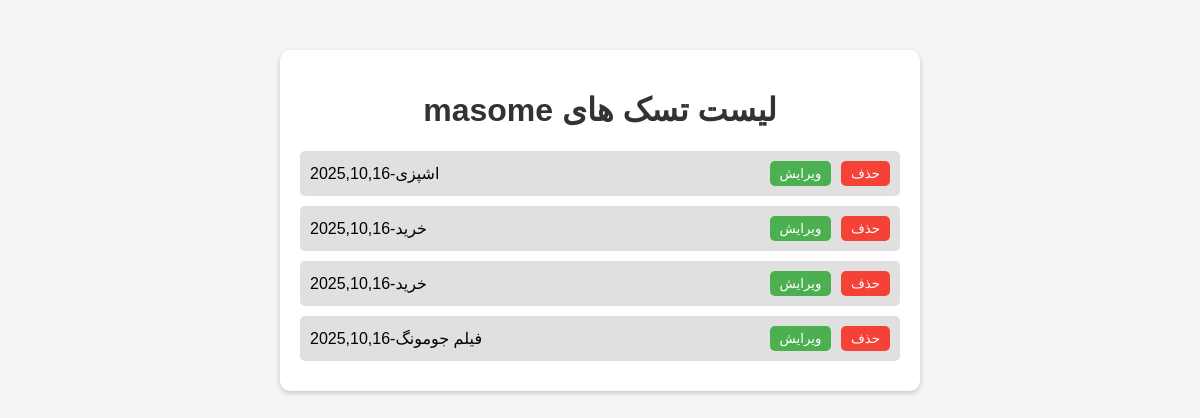
The page /display_task/ (signed in) on the database as committed earlier.
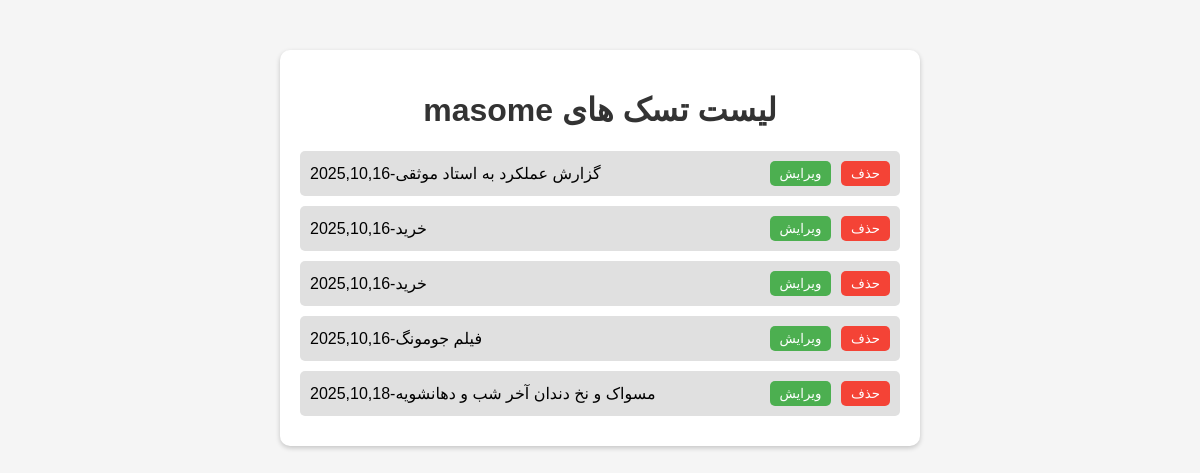
The same page on the database as committed later.
### task_app/models.py (models this page shows)
class Task(models.Model):
    user=models.ForeignKey(User,on_delete=models.CASCADE,blank=True,null=True)
    task_name=models.CharField(max_length=50)
    created=models.DateField(auto_now_add=True)
    def __str__(self):
        return f"{self.task_name}"

### task_app/views.py (the view)
# urls.py: path("display_task/",views.displayTask,name="display_task"),
@login_required
def displayTask(request):
   tasks=Task.objects.filter(user_id=request.user.id)
   print(tasks)
   if tasks:
         return render(request,"task_app/display_task.html",context={'tasks':tasks})
   return HttpResponse ("هیچ تسکی برای این کاربر وجود ندارد")

### task_app/templates/task_app/display_task.html (shortened to what this page needs)
{%  load static   %}
<!DOCTYPE html>
<html lang="fa">
<head>
    <link rel="stylesheet" href="{%  static   'user_app/css/display.css'  %}">
</head>
<body>
<div class="container">
    <h1>{{request.user.first_name}} لیست تسک های</h1>
    <ul id="task-list">
        {% for task in tasks %}
        <li class="task-item">
            <span class="task-text">{{ task.task_name }}-{{task.created|date:'Y,m,d'}}</span>
            <div class="task-buttons">
               <a href="{%  url   "task_app:edit_task"  task.id   %}"><button class="edit-btn">ویرایش</button></a>
               <a href="{%  url  "task_app:delete_task"  task.id %}"> <button class="delete-btn">حذف</button></a>
            </div>
        </li>
        {% endfor %}
    </ul>
</div>
</body>
</html>

Rows that differ between the two databases and show on the page:
changed Task: task_name "اشپزی" → "گزارش عملکرد به استاد موثقی"
added Task: task_name "مسواک و نخ دندان آخر شب و دهانشویه", created "2025,10,18"
